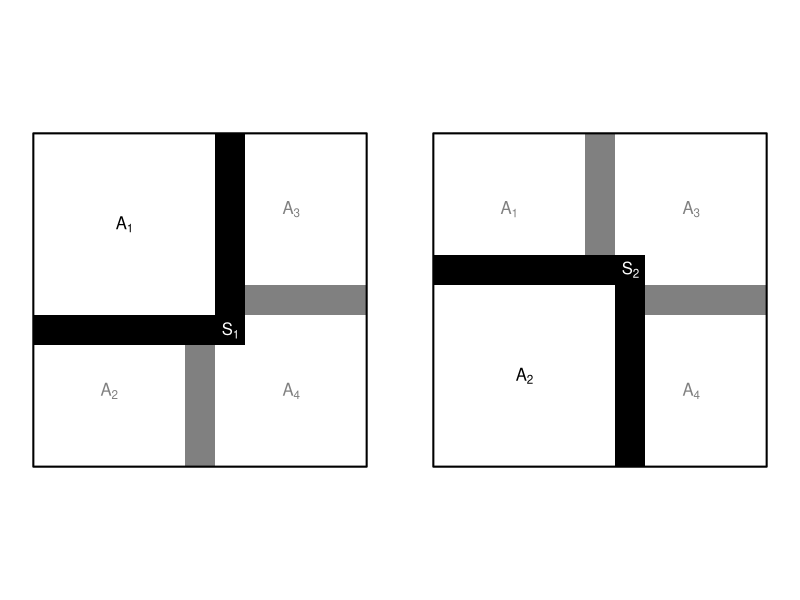

Recreate this plot in R.
pdf("img/fig.var.2.pdf", width=10, height=5)
par(mfrow=c(1,2), mar=c(1,1,1,1))

# plot(0, col=NA, xlim=c(0,11), ylim=c(0,11), asp=1, xlab=NA, ylab=NA, axes=FALSE)
# polygon(c(5,6,6,5), c(0,0,11,11), col=rgb(0,0,0,1), border=NA)
# polygon(c(0,11,11,0), c(5,5,6,6), col=rgb(0,0,0,1), border=NA)
# polygon(c(0,11,11,0), c(0,0,11,11), lwd=2)
# text(5.5, 5.5, "S", col="white")
# text(c(2.5,2.5,8.5,8.5), c(8.5,2.5,8.5,2.5), c(expression(A[1]), expression(A[2]), expression(A[3]), expression(A[4])))

plot(0, col=NA, xlim=c(0,11), ylim=c(0,11), asp=1, xlab=NA, ylab=NA, axes=FALSE)
polygon(c(5,6,6,5), c(0,0,4,4), col=rgb(0.5,0.5,0.5,1), border=NA)
polygon(c(7,11,11,7), c(5,5,6,6), col=rgb(0.5,0.5,0.5,1), border=NA)
polygon(c(0,7,7,6,6,0), c(4,4,11,11,5,5), col=rgb(0,0,0,1), border=NA)
# polygon(c(0,5,5,0), c(6,6,11,11), col=NA, border=rgb(0.5,0.5,0.5,1), lwd=1.5, lty=3)
polygon(c(0,11,11,0), c(0,0,11,11), lwd=2)
text(6.5, 4.5, expression(S[1]), col="white")
text(c(3,2.5,8.5,8.5), c(8,2.5,8.5,2.5), c(expression(A[1]), expression(A[2]), expression(A[3]), expression(A[4])),
     col=c(rgb(0,0,0,1), rgb(0.5,0.5,0.5,1), rgb(0.5,0.5,0.5,1), rgb(0.5,0.5,0.5,1)))

plot(0, col=NA, xlim=c(0,11), ylim=c(0,11), asp=1, xlab=NA, ylab=NA, axes=FALSE)
polygon(c(5,6,6,5), c(7,7,11,11), col=rgb(0.5,0.5,0.5,1), border=NA)
polygon(c(7,11,11,7), c(5,5,6,6), col=rgb(0.5,0.5,0.5,1), border=NA)
polygon(c(0,6,6,7,7,0), c(6,6,0,0,7,7), col=rgb(0,0,0,1), border=NA)
polygon(c(0,11,11,0), c(0,0,11,11), lwd=2)
text(6.5, 6.5, expression(S[2]), col="white")
text(c(2.5,3,8.5,8.5), c(8.5,3,8.5,2.5), c(expression(A[1]), expression(A[2]), expression(A[3]), expression(A[4])),
     col=c(rgb(0.5,0.5,0.5,1), rgb(0,0,0,1), rgb(0.5,0.5,0.5,1), rgb(0.5,0.5,0.5,1)))

dev.off()
